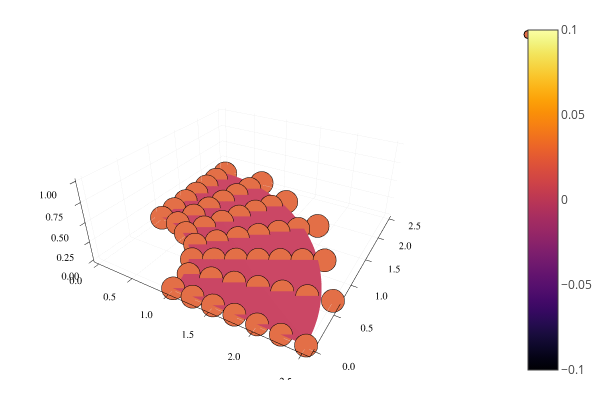

The code cell stored with this chart in its notebook:
### Code cell
BS = JuliaIGA.BezierExtraction(S)
X,Y,Z = JuliaIGA.BezierPlot(BS,0.01)#We here export the variable to build the graph of the surface.
surface(X,Y,Z)#We use the Plots library to plot the Bezier surface.
JuliaIGA.ControlPlot(BS)

### Figure 1 — Plotly figure (JSON) as saved in the notebook; plotly's stock layout.template omitted (floating-point values rounded to 4 significant figures; data arrays with more than 128 entries replaced by an {"elided": "..."} marker saying what was removed)
{"data": [{"colorbar": {"title": ""}, "colorscale": [[0, "rgba(0, 0, 4, 1.000)"], [0.03448, "rgba(4, 3, 20, 1.000)"], [0.06897, "rgba(13, 8, 41, 1.000)"], [0.1034, "rgba(24, 12, 60, 1.000)"], [0.1379, "rgba(38, 12, 81, 1.000)"], [0.1724, "rgba(54, 9, 97, 1.000)"], [0.2069, "rgba(69, 10, 105, 1.000)"], [0.2414, "rgba(84, 15, 109, 1.000)"], [0.2759, "rgba(97, 19, 110, 1.000)"], [0.3103, "rgba(111, 25, 110, 1.000)"], [0.3448, "rgba(125, 30, 109, 1.000)"], [0.3793, "rgba(140, 35, 105, 1.000)"], [0.4138, "rgba(154, 40, 101, 1.000)"], [0.4483, "rgba(166, 45, 96, 1.000)"], [0.4828, "rgba(180, 51, 89, 1.000)"], [0.5172, "rgba(193, 58, 80, 1.000)"], [0.5517, "rgba(206, 67, 71, 1.000)"], [0.5862, "rgba(216, 76, 62, 1.000)"], [0.6207, "rgba(226, 87, 52, 1.000)"], [0.6552, "rgba(235, 100, 41, 1.000)"], [0.6897, "rgba(241, 115, 29, 1.000)"], [0.7241, "rgba(247, 130, 18, 1.000)"], [0.7586, "rgba(250, 144, 8, 1.000)"], [0.7931, "rgba(252, 161, 8, 1.000)"], [0.8276, "rgba(252, 178, 22, 1.000)"], [0.8621, "rgba(250, 196, 42, 1.000)"], [0.8966, "rgba(246, 213, 67, 1.000)"], [0.931, "rgba(243, 229, 93, 1.000)"], [0.9655, "rgba(242, 244, 130, 1.000)"], [1, "rgba(252, 255, 164, 1.000)"]], "name": "y1", "opacity": null, "showlegend": false, "showscale": true, "type": "surface", "x": {"elided": "101x101 float values"}, "xaxis": "x1", "y": {"elided": "101x101 float values"}, "yaxis": "y1", "z": {"elided": "101x101 int values"}, "zmax": 0.1, "zmin": -0.1}, {"colorbar": {"title": ""}, "hoverinfo": "text", "legendgroup": "y2", "marker": {"color": "rgba(227, 111, 71, 1.000)", "line": {"color": "rgba(0, 0, 0, 1.000)", "width": 1}, "size": 8, "symbol": "circle"}, "mode": "markers", "name": "y2", "showlegend": true, "text": [null, null, null, null, null, null, null, null, null, null, null, null, null, null, null, null, null, null, null, null, null, null, null, null, null, null, null, null, null, null, null, null, null, null, null, null, null, null, null, null, null, null, null, null, null, null, null, null, null], "type": "scatter3d", "x": [0, 0.2612, 0.489, 0.7346, 0.8723, 1, 1, 0, 0.3265, 0.6113, 0.9182, 1.09, 1.25, 1.25, 0, 0.3918, 0.7336, 1.102, 1.308, 1.5, 1.5, 0, 0.4571, 0.8558, 1.286, 1.526, 1.75, 1.75, 0, 0.5224, 0.9781, 1.469, 1.745, 2, 2.0, 0, 0.5877, 1.1, 1.653, 1.963, 2.25, 2.25, 0, 0.653, 1.223, 1.837, 2.181, 2.5, 2.5], "xaxis": "x1", "y": [1, 1, 0.8723, 0.7346, 0.489, 0.2612, 0, 1.25, 1.25, 1.09, 0.9182, 0.6113, 0.3265, 0, 1.5, 1.5, 1.308, 1.102, 0.7336, 0.3918, 0, 1.75, 1.75, 1.526, 1.286, 0.8558, 0.4571, 0, 2.0, 2, 1.745, 1.469, 0.9781, 0.5224, 0, 2.25, 2.25, 1.963, 1.653, 1.1, 0.5877, 0, 2.5, 2.5, 2.181, 1.837, 1.223, 0.653, 0], "yaxis": "y1", "z": [0, 0, 0, 0, 0, 0, 0, 0, 0, 0, 0, 0, 0, 0, 0, 0, 0, 0, 0, 0, 0, 0, 0, 0, 0, 0, 0, 0, 0, 0, 0, 0, 0, 0, 0, 0, 0, 0, 0, 0, 0, 0, 0, 0, 0, 0, 0, 0, 0], "zmax": 0.1, "zmin": -0.1}], "layout": {"annotations": [], "height": 400, "legend": {"bgcolor": "rgba(255, 255, 255, 1.000)", "bordercolor": "rgba(0, 0, 0, 1.000)", "font": {"color": "rgba(0, 0, 0, 1.000)", "family": "sans-serif", "size": 11}, "tracegroupgap": 0, "x": 1, "y": 1}, "margin": {"b": 20, "l": 0, "r": 0, "t": 20}, "paper_bgcolor": "rgba(255, 255, 255, 1.000)", "plot_bgcolor": "rgba(255, 255, 255, 1.000)", "scene": {"camera": {"eye": {"x": 1.126, "y": -1.95, "z": 1.3}}, "xaxis": {"anchor": "y1", "domain": [0.05101, 0.9934], "gridcolor": "rgba(0, 0, 0, 0.100)", "gridwidth": 0.5, "linecolor": "rgba(0, 0, 0, 1.000)", "mirror": false, "range": [-0.075, 2.575], "showgrid": true, "showline": true, "showticklabels": true, "tickangle": 0, "tickcolor": "rgb(0, 0, 0)", "tickfont": {"color": "rgba(0, 0, 0, 1.000)", "family": "sans-serif", "size": 11}, "tickmode": "array", "ticks": "inside", "ticktext": ["0.0", "0.5", "1.0", "1.5", "2.0", "2.5"], "tickvals": [0, 0.5, 1, 1.5, 2, 2.5], "title": "", "titlefont": {"color": "rgba(0, 0, 0, 1.000)", "family": "sans-serif", "size": 15}, "type": "-", "visible": true, "zeroline": false, "zerolinecolor": "rgba(0, 0, 0, 1.000)"}, "yaxis": {"anchor": "x1", "domain": [0.03762, 0.9902], "gridcolor": "rgba(0, 0, 0, 0.100)", "gridwidth": 0.5, "linecolor": "rgba(0, 0, 0, 1.000)", "mirror": false, "range": [-0.075, 2.575], "showgrid": true, "showline": true, "showticklabels": true, "tickangle": 0, "tickcolor": "rgb(0, 0, 0)", "tickfont": {"color": "rgba(0, 0, 0, 1.000)", "family": "sans-serif", "size": 11}, "tickmode": "array", "ticks": "inside", "ticktext": ["0.0", "0.5", "1.0", "1.5", "2.0", "2.5"], "tickvals": [0, 0.5, 1, 1.5, 2, 2.5], "title": "", "titlefont": {"color": "rgba(0, 0, 0, 1.000)", "family": "sans-serif", "size": 15}, "type": "-", "visible": true, "zeroline": false, "zerolinecolor": "rgba(0, 0, 0, 1.000)"}, "zaxis": {"gridcolor": "rgba(0, 0, 0, 0.100)", "gridwidth": 0.5, "linecolor": "rgba(0, 0, 0, 1.000)", "mirror": false, "range": [-0.03, 1.03], "showgrid": true, "showline": true, "showticklabels": true, "tickangle": 0, "tickcolor": "rgb(0, 0, 0)", "tickfont": {"color": "rgba(0, 0, 0, 1.000)", "family": "sans-serif", "size": 11}, "tickmode": "array", "ticks": "inside", "ticktext": ["0.00", "0.25", "0.50", "0.75", "1.00"], "tickvals": [0, 0.25, 0.5, 0.75, 1], "title": "", "titlefont": {"color": "rgba(0, 0, 0, 1.000)", "family": "sans-serif", "size": 15}, "type": "-", "visible": true, "zeroline": false, "zerolinecolor": "rgba(0, 0, 0, 1.000)"}}, "showlegend": true, "width": 600}}
